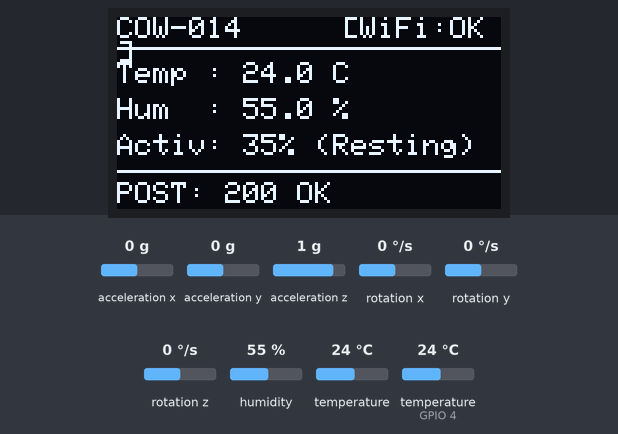
Bench run of a sketch on a simulated ESP32. On the bench: 128×64 one-colour display. The test bench sets the inputs (shaded band); at power-on: acceleration x 0 g, humidity 55 %, temperature (sensor on GPIO 4) 24 °C, acceleration y 0 g, acceleration z 1 g, rotation x 0 °/s, rotation y 0 °/s, rotation z 0 °/s, temperature 24 °C. WiFi joins after 1.5 s; servers stay silent unless stated; uploads are accepted with an empty reply; what the sketch prints to the serial monitor is not drawn.

Above: at 8.4 s.
8.5 s: acceleration x set to -0.8 g
At 13.1 s:
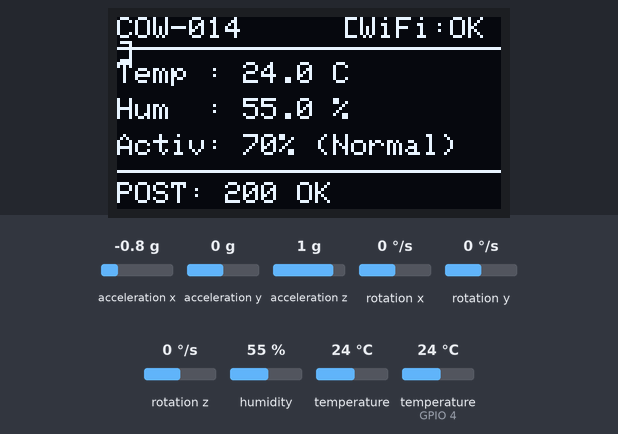
19.3 s: acceleration x set to 0 g
At 23.2 s:
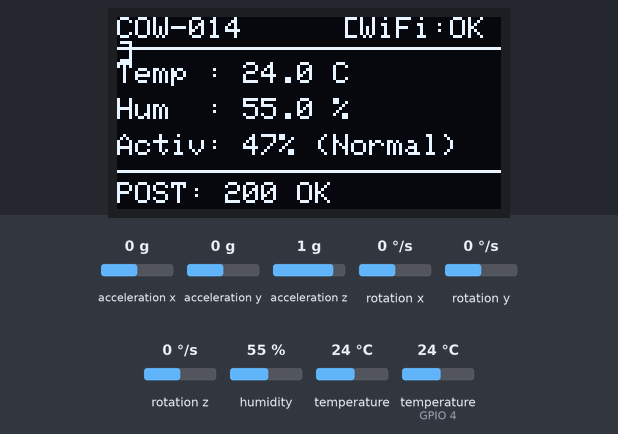
29.3 s: humidity set to 22 %
At 33.1 s:
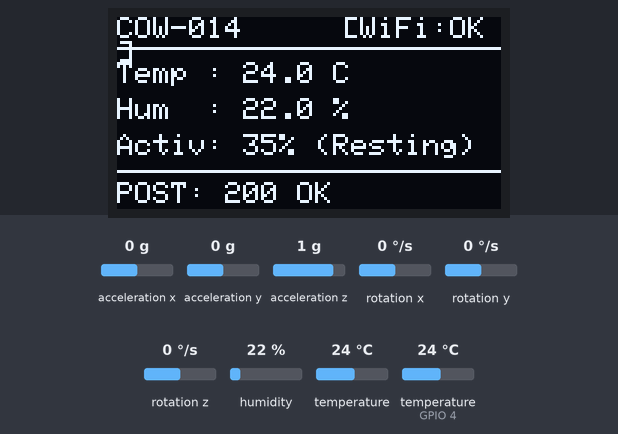
34.3 s: temperature (sensor on GPIO 4) set to 12 °C
At 38.1 s:
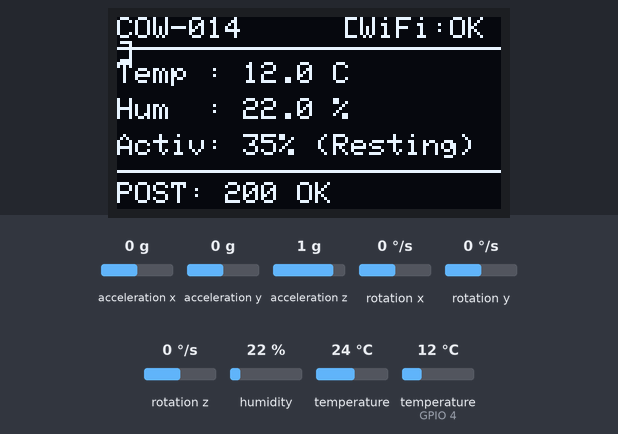
39.3 s: acceleration y set to -1.4 g
At 43.2 s:
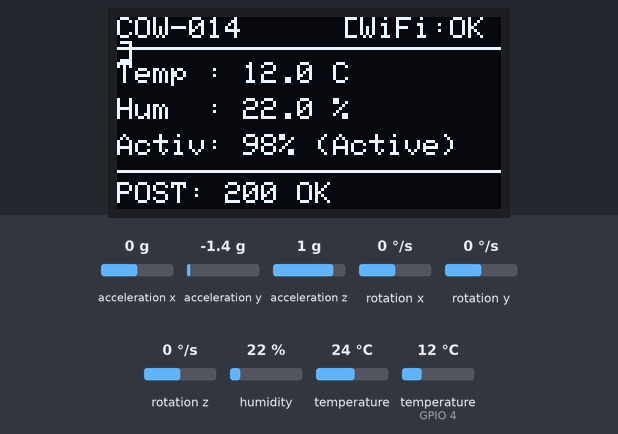
44.3 s: acceleration z set to 0 g
Timing chart, 0 to 47.3 s (numbered marks = the images above; inputs shaded):
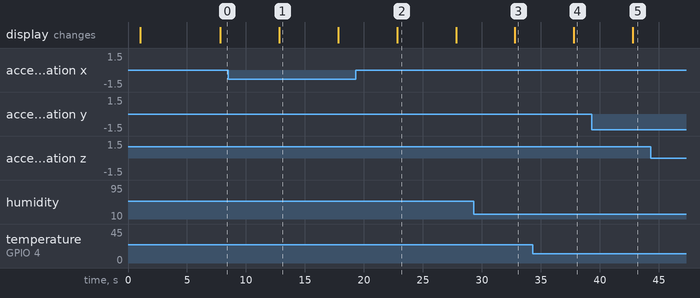

The sketch:

esp32_mastisense.ino
```cpp
#include <Adafruit_GFX.h>
#include <Adafruit_MPU6050.h>
#include <Adafruit_SSD1306.h>
#include <Adafruit_Sensor.h>
#include <Arduino.h>
#include <ArduinoJson.h>
#include <DHT.h>
#include <HTTPClient.h>
#include <WiFi.h>
#include <Wire.h>

// =====================================================================================
//  CONFIGURATION - Update with your WiFi & Backend Server Details
// =====================================================================================
const char *WIFI_SSID = "Techno";        // Replace with your WiFi name
const char *WIFI_PASSWORD = "techno123"; // Replace with your WiFi password

// Backend API URL: Updated to your computer's actual Wi-Fi IP address
// IMPORTANT: Do NOT use "localhost" or "127.0.0.1" because ESP32 is a separate
// device.
const char *SERVER_URL = "http://192.168.60.8:5000/api/readings";

// Animal Identifier
const char *ANIMAL_ID = "COW-014";

// =====================================================================================
//  PIN DEFINITIONS & HARDWARE CONSTANTS
// =====================================================================================
#define DHTPIN 4      // Digital GPIO connected to DHT22 data pin
#define DHTTYPE DHT22 // DHT 22 (AM2302)

#define SCREEN_WIDTH 128 // OLED display width, in pixels
#define SCREEN_HEIGHT 64 // OLED display height, in pixels
#define OLED_RESET -1    // Reset pin # (or -1 if sharing Arduino reset pin)
#define OLED_ADDR 0x3C   // Common I2C address for SSD1306 OLED displays

#define MPU_ADDR 0x68 // Common I2C address for MPU6050

// Sensor sample & transmission intervals (in milliseconds)
const unsigned long SEND_INTERVAL_MS = 5000;  // Send payload every 5 seconds
const unsigned long SAMPLE_INTERVAL_MS = 100; // Sample motion every 100ms

// =====================================================================================
//  FORWARD DECLARATIONS (Prevents compilation job errors in Arduino IDE 2.x)
// =====================================================================================
void drawSplashScreen(void);
void drawDashboardScreen(float temp, float hum, int act, String statusMsg);
void connectWiFi(void);
void sampleMotion(void);
int calculateWindowActivity(void);
void sendTelemetry(float temp, float hum, int act);

// =====================================================================================
//  OBJECT INSTANTIATIONS & GLOBAL VARIABLES
// =====================================================================================
DHT dht(DHTPIN, DHTTYPE);
Adafruit_MPU6050 mpu;
Adafruit_SSD1306 display(SCREEN_WIDTH, SCREEN_HEIGHT, &Wire, OLED_RESET);

// State & Metric variables
bool oledFound = false;
bool mpuFound = false;

float currentTemperature = 38.5; // °C
float currentHumidity = 65.0;    // %
int currentActivity = 75;        // 0 - 100%

// Motion window tracking for cattle activity calculation
float motionEnergySum = 0.0;
int motionSampleCount = 0;
unsigned long lastSampleTime = 0;
unsigned long lastSendTime = 0;
String lastHttpCode = "INIT";

// =====================================================================================
//  OLED DISPLAY HELPER FUNCTIONS
// =====================================================================================
void drawSplashScreen(void) {
  if (!oledFound)
    return;
  display.clearDisplay();
  display.setTextSize(1);
  display.setTextColor(SSD1306_WHITE);

  display.setCursor(18, 8);
  display.setTextSize(2);
  display.println("M.A.I.T.R.I");

  display.setTextSize(1);
  display.setCursor(20, 30);
  display.println("AIoT Environment Monitor");

  display.setCursor(15, 48);
  display.println("Connecting WiFi...");
  display.display();
}

void drawDashboardScreen(float temp, float hum, int act, String statusMsg) {
  if (!oledFound)
    return;
  display.clearDisplay();
  display.setTextColor(SSD1306_WHITE);

  // Top Bar: Animal ID + WiFi Indicator
  display.setTextSize(1);
  display.setCursor(0, 0);
  display.print(ANIMAL_ID);

  display.setCursor(75, 0);
  if (WiFi.status() == WL_CONNECTED) {
    display.print("[WiFi:OK]");
  } else {
    display.print("[WiFi:--]");
  }

  // Divider Line
  display.drawLine(0, 10, 127, 10, SSD1306_WHITE);

  // Temperature Row (DHT22)
  display.setCursor(0, 15);
  display.print("Temp : ");
  display.print(temp, 1);
  display.print(" C");

  // Humidity Row (DHT22)
  display.setCursor(0, 27);
  display.print("Hum  : ");
  display.print(hum, 1);
  display.print(" %");

  // Activity Level Row (MPU6050)
  display.setCursor(0, 39);
  display.print("Activ: ");
  display.print(act);
  display.print("% ");
  if (act >= 75) {
    display.print("(Active)");
  } else if (act >= 45) {
    display.print("(Normal)");
  } else {
    display.print("(Resting)");
  }

  // Status / HTTP Bar
  display.drawLine(0, 51, 127, 51, SSD1306_WHITE);
  display.setCursor(0, 55);
  display.print("POST: ");
  display.print(statusMsg);

  display.display();
}

// =====================================================================================
//  CONNECT WIFI
// =====================================================================================
void connectWiFi(void) {
  Serial.print("Connecting to WiFi SSID: ");
  Serial.println(WIFI_SSID);

  WiFi.mode(WIFI_STA);
  WiFi.begin(WIFI_SSID, WIFI_PASSWORD);

  int attempts = 0;
  while (WiFi.status() != WL_CONNECTED && attempts < 20) {
    delay(500);
    Serial.print(".");
    attempts++;
  }

  if (WiFi.status() == WL_CONNECTED) {
    Serial.println("\n[WiFi] Connected!");
    Serial.print("[WiFi] IP Address: ");
    Serial.println(WiFi.localIP());
  } else {
    Serial.println("\n[WiFi] Connection timeout. Will retry in main loop.");
  }
}

// =====================================================================================
//  COMPUTE ACTIVITY FROM MPU6050
// =====================================================================================
void sampleMotion(void) {
  if (!mpuFound)
    return;

  sensors_event_t a, g, temp;
  mpu.getEvent(&a, &g, &temp);

  // Calculate Vector Magnitude of acceleration: VM = sqrt(ax^2 + ay^2 + az^2)
  float totalAcc = sqrt(a.acceleration.x * a.acceleration.x +
                        a.acceleration.y * a.acceleration.y +
                        a.acceleration.z * a.acceleration.z);

  // Dynamic Acceleration = |VM - 9.81| (removes static gravity vector to
  // isolate animal movement)
  float dynamicAcc = abs(totalAcc - 9.81);

  motionEnergySum += dynamicAcc;
  motionSampleCount++;
}

int calculateWindowActivity(void) {
  if (motionSampleCount == 0 || !mpuFound) {
    return 70;
  }

  float avgDynamicAcc = motionEnergySum / (float)motionSampleCount;

  // Reset accumulator for next interval
  motionEnergySum = 0.0;
  motionSampleCount = 0;

  // Scale dynamic acceleration to Activity Score (20 - 98%)
  int activityScore = (int)(35.0 + (avgDynamicAcc * 15.0));
  if (activityScore < 20)
    activityScore = 20;
  if (activityScore > 98)
    activityScore = 98;

  return activityScore;
}

// =====================================================================================
//  HTTP POST SENSOR DATA TO MASTISENSE BACKEND
// =====================================================================================
void sendTelemetry(float temp, float hum, int act) {
  if (WiFi.status() != WL_CONNECTED) {
    Serial.println("[HTTP] WiFi Disconnected. Reconnecting...");
    WiFi.reconnect();
    lastHttpCode = "WiFi Disconn";
    return;
  }

  HTTPClient http;
  http.begin(SERVER_URL);
  http.addHeader("Content-Type", "application/json");

  // Format payload compatible with both ArduinoJson v6 and v7
  String jsonPayload = "{";
  jsonPayload += "\"animalId\":\"" + String(ANIMAL_ID) + "\",";
  jsonPayload += "\"temperature\":" + String(temp, 2) + ",";
  jsonPayload += "\"humidity\":" + String(hum, 1) + ",";
  jsonPayload += "\"activity\":" + String(act);
  jsonPayload += "}";

  Serial.print("[HTTP] Sending: ");
  Serial.println(jsonPayload);

  int httpResponseCode = http.POST(jsonPayload);

  if (httpResponseCode > 0) {
    String response = http.getString();
    Serial.printf("[HTTP] Response Code: %d\n", httpResponseCode);
    Serial.println("[HTTP] Response Body: " + response);
    lastHttpCode = String(httpResponseCode) + " OK";
  } else {
    Serial.printf("[HTTP] POST Failed, error: %s\n",
                  http.errorToString(httpResponseCode).c_str());
    lastHttpCode = "Err " + String(httpResponseCode);
  }

  http.end();
}

// =====================================================================================
//  SETUP
// =====================================================================================
void setup() {
  Serial.begin(115200);
  delay(1000);
  Serial.println("\n--- Starting MastiSense ESP32 Firmware ---");

  // 1. Initialize I2C Bus (SDA = GPIO 21, SCL = GPIO 22 by default on ESP32)
  Wire.begin(21, 22);

  // 2. Initialize OLED Display (SSD1306)
  if (display.begin(SSD1306_SWITCHCAPVCC, OLED_ADDR)) {
    oledFound = true;
    Serial.println("[OLED] SSD1306 initialized successfully!");
    drawSplashScreen();
  } else {
    Serial.println("[OLED] SSD1306 allocation failed. Check wiring (0x3C).");
  }

  // 3. Initialize DHT22
  dht.begin();
  Serial.println("[DHT22] Sensor initialized on GPIO " + String(DHTPIN));

  // 4. Initialize MPU6050
  if (mpu.begin(MPU_ADDR, &Wire)) {
    mpuFound = true;
    mpu.setAccelerometerRange(MPU6050_RANGE_4_G);
    mpu.setGyroRange(MPU6050_RANGE_500_DEG);
    mpu.setFilterBandwidth(MPU6050_BAND_21_HZ);
    Serial.println("[MPU6050] Initialized successfully!");
  } else {
    Serial.println(
        "[MPU6050] Failed to find MPU6050 chip at 0x68. Check wiring.");
  }

  // 5. Connect to WiFi
  connectWiFi();

  lastSampleTime = millis();
  lastSendTime = millis();
}

// =====================================================================================
//  MAIN LOOP
// =====================================================================================
void loop() {
  unsigned long now = millis();

  // High-frequency motion sampling (every 100ms)
  if (now - lastSampleTime >= SAMPLE_INTERVAL_MS) {
    lastSampleTime = now;
    sampleMotion();
  }

  // Periodic Telemetry Transmission & Display Refresh (every 5000ms)
  if (now - lastSendTime >= SEND_INTERVAL_MS) {
    lastSendTime = now;

    // Read Temperature & Humidity from DHT22
    float t = dht.readTemperature();
    float h = dht.readHumidity();

    if (!isnan(t) && !isnan(h)) {
      currentTemperature = t;
      currentHumidity = h;
    } else {
      Serial.println("[DHT22] Warning: Failed to read from DHT sensor! Using "
                     "last valid value.");
    }

    // Calculate aggregated activity score
    currentActivity = calculateWindowActivity();

    // Print to Serial Monitor
    Serial.printf("[READINGS] Animal: %s | Temp: %.2f C | Humidity: %.1f %% | "
                  "Activity: %d %%\n",
                  ANIMAL_ID, currentTemperature, currentHumidity,
                  currentActivity);

    // Send HTTP POST payload to MastiSense Dashboard
    sendTelemetry(currentTemperature, currentHumidity, currentActivity);

    // Update OLED Display
    drawDashboardScreen(currentTemperature, currentHumidity, currentActivity,
                        lastHttpCode);
  }
}
```

Measured:
- after the input at 8.5 s, the display: changes after 4.3 s (image 1)
- after the input at 19.3 s, the display: changes after 3.5 s (image 2)
- after the input at 29.3 s, the display: changes after 3.5 s (image 3)
- after the input at 34.3 s, the display: changes after 3.5 s (image 4)
- after the input at 39.3 s, the display: changes after 3.5 s (image 5)
- what the display in image 1 shows lasts 5.0 s, from 12.8 s to 17.8 s
